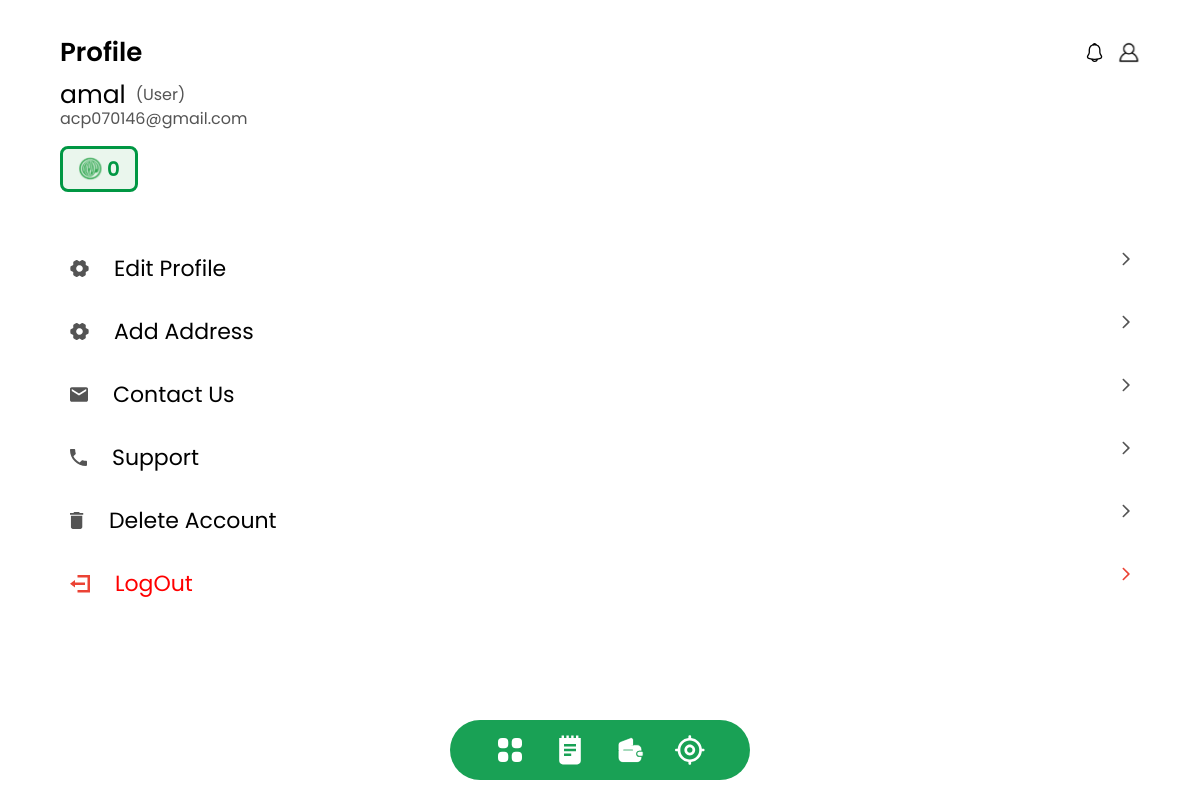
/profile/ (signed in), run on the app's committed database.
### wrap/models.py (models this page shows, shortened)
class User(models.Model):
    uid = models.AutoField(primary_key=True)
    name = models.CharField(max_length=20,unique=True)
    email = models.EmailField(unique=True)
    password = models.CharField(max_length=20)
    address = models.CharField(max_length=50,default='null')
    coins = models.IntegerField(default=0)
    occupation = models.CharField(max_length=20)

### wrap/views.py (the view)
# urls.py: path('profile/',profile,name='profile'),
def profile(request):
    if request.method == 'POST':
        user= User()
        user.name = request.POST.get('uname')
        user.email = request.POST.get('email')
        users  = User.objects.get(name=request.session['uname'])
        data = {'name':request.session.get('uname')}
        user.save()
        return redirect('profile')
    else:
         if 'uname' in request.session:
            users  = User.objects.get(name=request.session['uname'])
            my_dict = {
                'name': users.name,
                'email':users.email,
                'occupation':users.occupation,
                'coins':users.coins
            }
            return render(request,'users/profile.html',my_dict)
         else:
            data = {'status':'You need to login first'}
            return render(request,'signin.html',context=data)

### wrap/templates/users/profile.html (shortened to what this page needs)
{% extends 'base.html' %} {% block style %}
<link rel="stylesheet" href="../../static/css/profile.css" />
{% endblock %} {% block title %} Profile{% endblock %} {% block content %}
<div class="profile-wrapper">
  <form method="post" enctype="multipart/form-data">
    <div class="details-wrapper">
      <div class="username">
        <h1>{{name}}</h1>
        <p>({{occupation}})</p>
      </div>
      <p>{{ email }}</p>
    </div>
    <div class="coins-wrapper">
      <img src="../../static/images/WRAPCOIN-green.svg" alt="" />
      <h1>{{coins}}</h1>
    </div>
  </form>
  <div class="my-block">
    <a href="{% url 'edit_profile' %}"
      ><div class="profile-button-div">
        <div class="profile-button-left">
          <img
            src="../../static/images/profile-page/edit-profile-logo.svg"
            alt=""
          />
          <h1>Edit Profile</h1>
        </div>
        <div>
          <img
            src="../../static/images/profile-page/right-arrow-grey.svg"
            alt=""
          />
        </div>
      </div> </a
    ><a href="{% url 'edit_profile' %}"
      ><div class="profile-button-div">
        <div class="profile-button-left">
          <img
            src="../../static/images/profile-page/edit-profile-logo.svg"
            alt=""
          />
          <h1>Add Address</h1>
        </div>
        <div>
          <img
            src="../../static/images/profile-page/right-arrow-grey.svg"
            alt=""
          />
        </div>
      </div> </a
    ><a href="{% url 'contact_us' %}"
      ><div class="profile-button-div">
        <div class="profile-button-left">
          <img src="../../static/images/profile-page/contact-logo.svg" alt="" />
          <h1>Contact Us</h1>
        </div>
        <div>
          <img
            src="../../static/images/profile-page/right-arrow-grey.svg"
            alt=""
          />
        </div>
      </div> </a
    ><a href="{% url 'support_profile' %}"
      ><div class="profile-button-div">
        <div class="profile-button-left">
          <img src="../../static/images/profile-page/support-logo.svg" alt="" />
          <h1>Support</h1>
        </div>
        <div>
          <img
            src="../../static/images/profile-page/right-arrow-grey.svg"
            alt=""
          />
        </div>
      </div> </a
    ><a href="{% url 'delete_user' %}"
      ><div class="profile-button-div">
        <div class="profile-button-left">
          <img src="../../static/images/profile-page/delete-logo.svg" alt="" />
          <h1>Delete Account</h1>
        </div>
        <div>
          <img
            src="../../static/images/profile-page/right-arrow-grey.svg"
            alt=""
          />
        </div>
      </div>
    </a>
    <a href="{% url 'user_logout' %}"
      ><div class="profile-button-div">
        <div class="profile-button-left">
          <img src="../../static/images/profile-page/logout.svg" alt="" />
          <h1 style="color: red">LogOut</h1>
        </div>
        <div>
          <img
            src="../../static/images/profile-page/right-arrow-red.svg"
            alt=""
          />
        </div>
      </div>
    </a>
  </div>
</div>
{% endblock %}

### wrap/static/css/profile.css (style rules this page uses)
.profile-wrapper { display: flex; flex-direction: column; align-items: center; gap: 50px; }
.details-wrapper { display: flex; flex-direction: column; }
.details-wrapper>p { color: #545454; }
form { width: 90vw; display: flex; flex-direction: column; gap: 15px; }
.username { display: flex; align-items: center; gap: 10px; }
.username> h1 { font-size: 25px; line-height: 1; font-weight: 400; }
.username>p { color: #545454; }
.coins-wrapper { display: flex; color: #009743; border: 3px solid #009743; width: fit-content; padding: 5px 15px; gap: 5px; border-radius: 8px; background-color: #eaf6ed; font-size: 20px; font-weight: 600; }
.profile-button-div { display: flex; justify-content: space-between; width: 90vw; padding: 10px; }
.profile-button-left { display: flex; gap: 25px; font-size: 22px; font-weight: 400; }
.my-block { display: flex; flex-direction: column; gap: 10px; }

### wrap/static/css/base.css (style rules this page uses)
* { margin: 0px; font-family: "Poppins"; padding: 0; }
body { display: flex; flex-direction: column; place-items: center; height: 100vh; width: 100vw; position: fixed; }

### data on the page
User: name "amal", occupation "User", email "acp070146@gmail.com"

### other printed values
{{ coins }} "0"
